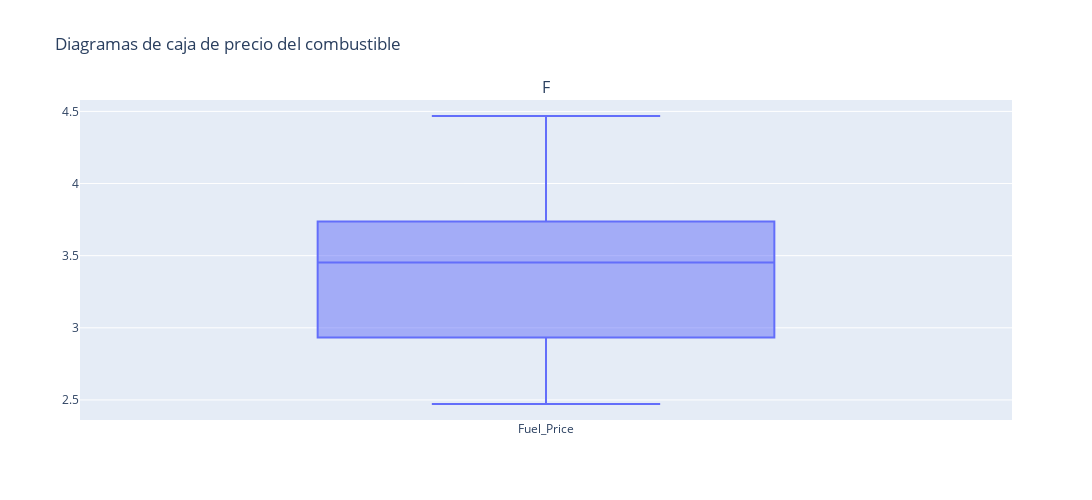

Notebook source saved alongside this figure:
### Code cell
fig = sp.make_subplots(rows=1, cols=1, subplot_titles=("Fuel_Price"))
fig.add_trace(go.Box(y=df['Fuel_Price'], name='Fuel_Price'), row=1, col=1)
fig.update_layout(
    title_text="Diagramas de caja de precio del combustible",
    showlegend=False,
    height=500,
    width=1200
)
fig.show()

### Figure 1 — Plotly figure (JSON) as saved in the notebook; plotly's stock layout.template omitted (floating-point values rounded to 4 significant figures; data arrays with more than 128 entries replaced by an {"elided": "..."} marker saying what was removed)
{"data": [{"name": "Fuel_Price", "type": "box", "xaxis": "x", "y": {"elided": "6398 float values"}, "yaxis": "y"}], "layout": {"annotations": [{"font": {"size": 16}, "showarrow": false, "text": "F", "x": 0.5, "xanchor": "center", "xref": "paper", "y": 1, "yanchor": "bottom", "yref": "paper"}], "height": 500, "showlegend": false, "title": {"text": "Diagramas de caja de precio del combustible"}, "width": 1200, "xaxis": {"anchor": "y", "domain": [0, 1]}, "yaxis": {"anchor": "x", "domain": [0, 1]}}}
